Frame 1 (no input): blank canvas, image omitted
Frame 60 (the mouse pressed at the canvas centre just before this capture): blank canvas, image omitted
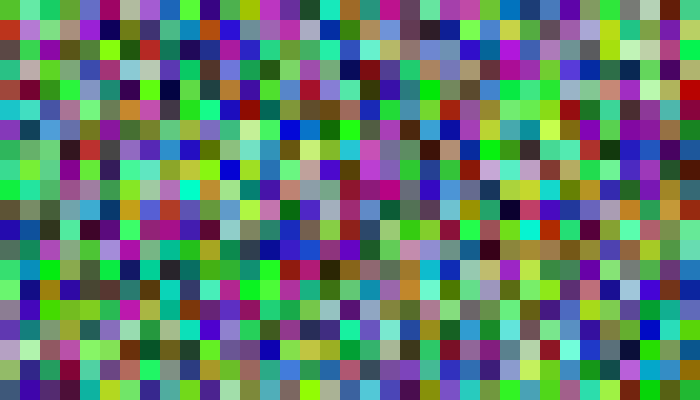
Frame 120 (the mouse held since frame 60 and released just before this capture)

The Processing sketch whose frames 1 and 60 were blank and that drew this single picture after the mouse press (run headless with seeded random() and noise(); from frame 60 on, the mouse is pressed at the canvas centre):

// Processing sketch: processing_28208
// ── processing_28208.pde

void setup () {
  size (700,400);
  background (0);
  smooth(); 
}
 
void draw () {
  
  if (mousePressed) {
   
    for (int x = 0; x<width; x +=20) {
   
      for (int y = 0; y<height; y +=20) {
        fill (random(200),random(255),random(220));
        noStroke();
        rect (x, y, 40, 40);
        rect (x, y, 40, 40);
      }
    }
  }
}
